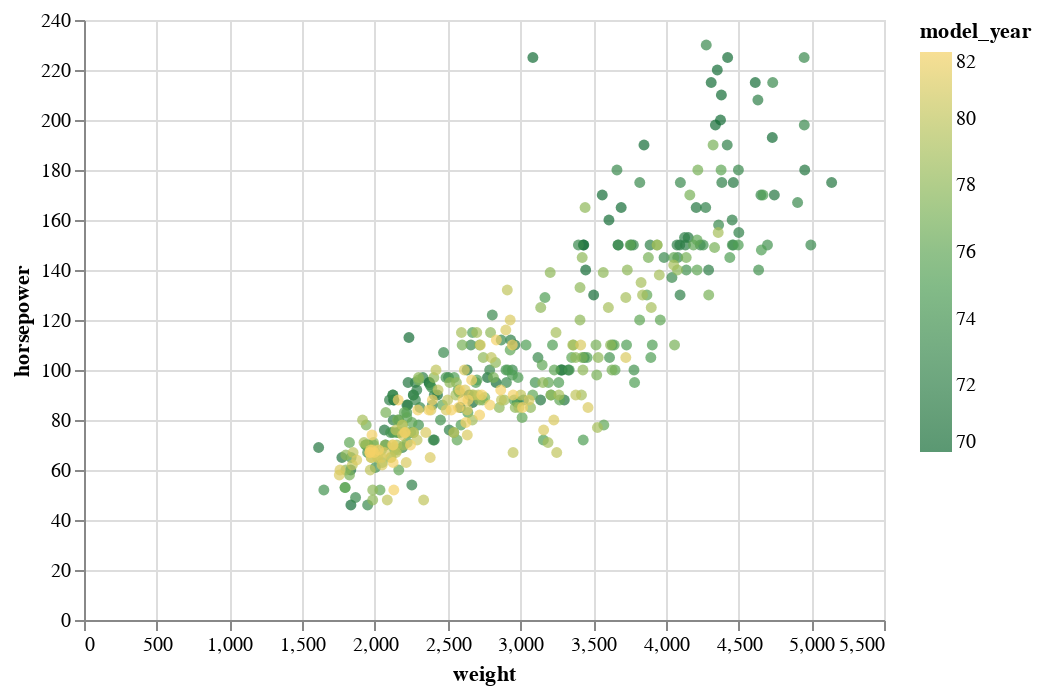

The cell this chart's notebook holds for it:
### Markdown cell above
If you want the colors to progress in the opposite order, you can add another keyword argument, `reverse=True`.  (This is getting added to the `alt.Scale` constructor.

### Code cell
# syntax will seem weird at first
alt.Chart(df).mark_circle().encode(
    x="weight",
    y="horsepower",
    color=alt.Color("model_year", scale=alt.Scale(scheme="goldgreen", reverse=True)),
    tooltip=["name", "weight", "horsepower"]
)

### Figure 1 — Vega-Lite specification as saved in the notebook (floating-point values rounded to 4 significant figures; data arrays with more than 128 entries replaced by an {"elided": "..."} marker saying what was removed)
{"config": {"view": {"continuousWidth": 400, "continuousHeight": 300}}, "data": {"name": "data-f1198cc0481ad698d7dc4699e0a3efa7"}, "mark": "circle", "encoding": {"color": {"field": "model_year", "scale": {"reverse": true, "scheme": "goldgreen"}, "type": "quantitative"}, "tooltip": [{"field": "name", "type": "nominal"}, {"field": "weight", "type": "quantitative"}, {"field": "horsepower", "type": "quantitative"}], "x": {"field": "weight", "type": "quantitative"}, "y": {"field": "horsepower", "type": "quantitative"}}, "$schema": "https://vega.github.io/schema/vega-lite/v4.17.0.json", "datasets": {"data-f1198cc0481ad698d7dc4699e0a3efa7": {"elided": "398 records"}}}
